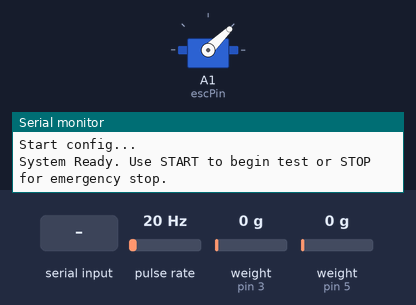
Recording of a sketch running on a simulated Arduino Uno, built with avr-gcc and run on an emulated ATmega328P. On the bench: servo, the last lines printed to the serial monitor. Wiring (inferred from the names in the program): pulse sensor: data pin 2. Inputs (shaded band) come from the test bench; at power-on: pulse rate 20 Hz, weight on the scale (sensors on pin 3, pin 5) 0 g.

Above: at 3.2 s.
3.3 s: "START\n" received over Serial
At 5.85 s:
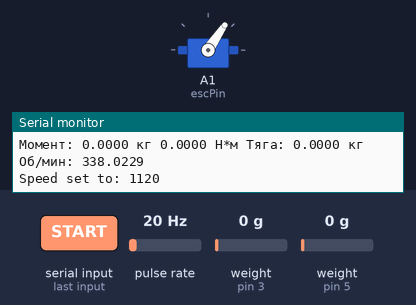
6.3 s: "STOP\n" received over Serial
Timing chart, 0 to 9.6 s (numbered marks = the images above; inputs shaded):
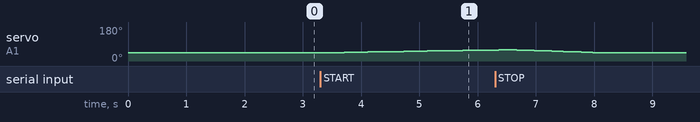

The sketch:

tyaga_test.ino
```cpp
#include <Wire.h>
#include "HX711.h"
#include <Servo.h>
#include <avr/sleep.h>


HX711 scale1;
HX711 scale2;

//const int numReadings = 10;
//float readings1[numReadings];
//float readings2[numReadings];
float Moment = 0;

//int readIndex = 0;
//float total1 = 0;
//float total2 = 0;

#define HALL_PIN_D0 2
#define MAGNET_COUNT 7

volatile int pulseCount = 0;
unsigned long previousMillis = 0;
const long interval = 100; // Интервал для обновления всех данных (0.1 сек)
float rpm = 0;

Servo esc;
int escPin = A1;
int minThrottle = 1000;
int maxThrottle = 1500;
int currentSpeed = minThrottle;

bool testInProgress = false;
bool stopCommand = false;

unsigned long speedUpdateMillis = 0;
bool accelerating = false;
bool holdingMaxSpeed = false;
bool decelerating = false;

void setup() {
  Serial.begin(115200);
  Serial.println("Start config...");

  scale1.begin(3, 4);
  scale1.set_scale(850);
  scale1.tare();
  scale2.begin(5, 6);
  scale2.set_scale(109);
  scale2.tare();

  // for (int thisReading = 0; thisReading < numReadings; thisReading++) {
  //   readings1[thisReading] = 0;
  //   readings2[thisReading] = 0;
  // }

  pinMode(HALL_PIN_D0, INPUT);
  attachInterrupt(digitalPinToInterrupt(HALL_PIN_D0), countPulse, RISING);

  esc.attach(escPin);
  esc.writeMicroseconds(minThrottle);

  Serial.println("System Ready. Use START to begin test or STOP for emergency stop.");
}

void loop() {
  unsigned long currentMillis = millis();

  // Проверка команд через Serial
  if (Serial.available() > 0) {
    String command = Serial.readStringUntil('\n');
    if (command == "START" && !testInProgress) {
      startTest();
    } else if (command == "STOP") {
      stopCommand = true;
    }
  }

  // Если тест в процессе выполнения
  if (testInProgress) {
    // Обновление данных и управление тестом
    if (currentMillis - previousMillis >= interval) {
      previousMillis = currentMillis;

      // Логирование данных
      logSensors();

      // Управление ускорением, поддержанием и торможением
      if (accelerating) {
        if (currentSpeed < maxThrottle) {
          currentSpeed += 10;
          if (currentSpeed > maxThrottle) currentSpeed = maxThrottle;
          setSpeed(currentSpeed);
        } else {
          Serial.println("Start Holding");
          accelerating = false;
          holdingMaxSpeed = true;
          speedUpdateMillis = currentMillis;  // Запускаем таймер удержания скорости
        }
      }

      if (holdingMaxSpeed) {
        if (currentMillis - speedUpdateMillis >= 5000) {
          holdingMaxSpeed = false;
          decelerating = true;
        }
      }

      // Торможение
      if (decelerating) {
        if (currentSpeed > minThrottle) {
          currentSpeed -= 10;
          if (currentSpeed < minThrottle) currentSpeed = minThrottle;
          setSpeed(currentSpeed);
        } else {
          decelerating = false;
          testInProgress = false;  // Тест завершен
          Serial.println("Test complete.");
          Serial.println("\n");
          Serial.println("------------------------------------------------------------------------------------------------------------------------");
          Serial.println("\n");
        }
      }
    }

    // Проверка команды экстренной остановки
    if (stopCommand) {
      emergencyStop();
    }
  }
}

void startTest() {
  Serial.println("Test started.");
  testInProgress = true;
  stopCommand = false;
  currentSpeed = minThrottle;
  accelerating = true;
  decelerating = false;
  holdingMaxSpeed = false;
  speedUpdateMillis = millis();
}

void emergencyStop() {
  Serial.println("Emergency stop activated. Slowing down...");

  // Плавное снижение скорости до 1000 (минимума)
  while (currentSpeed > minThrottle) {
    currentSpeed -= 10;
    if (currentSpeed < minThrottle) currentSpeed = minThrottle;
    setSpeed(currentSpeed);
    delay(100);  // Задержка для плавного снижения скорости
  }

  testInProgress = false;
  stopCommand = false;
  Serial.println("Motor stopped.");
}

void setSpeed(int speed) {
  esc.writeMicroseconds(speed);
  Serial.print("Speed set to: ");
  Serial.println(speed);
}

void logSensors() {
  //total1 = total1 - readings1[readIndex];
  //total2 = total2 - readings2[readIndex];

  //readings1[readIndex] = scale1.get_units() * 0.001;
  //readings2[readIndex] = scale2.get_units() * 0.001;

  //total1 = total1 + readings1[readIndex];
  //total2 = total2 + readings2[readIndex];

  //readIndex = (readIndex + 1) % numReadings;

  //float average1 = (total1 / numReadings);
  //float average2 = (total2 / numReadings);

  //if (average1 < 0.080) average1 = 0;
  //if (average2 < 0.080) average2 = 0;

  //Moment = 2.0566 * average1;
  //if (Moment < 0.0050) Moment = 0;

  float Moment_1 = scale1.get_units() * 0.001;

  float Moment_2 = 2.0566 * Moment_2;
  if (Moment < 0.0050){
    Moment = 0;
  }
  float tyaga = scale2.get_units() *  0.001;
  if (tyaga < 0.080){
    tyaga = 0;
  }


  // Отключаем прерывания на время получения значений
  noInterrupts();
  int pulses = pulseCount;
  pulseCount = 0;
  interrupts();

  // Переводим импульсы в обороты
  float revolutions = pulses / float(MAGNET_COUNT);  // Количество полных оборотов за интервал
  rpm = revolutions * 60 * 0.9859 * (1000 / interval);  // Преобразование в RPM с учетом интервала

  Serial.print("Момент: ");
  //Serial.print(average1, 4);
  Serial.print(Moment_1, 4);
  Serial.print(" кг ");
  //Serial.print(Moment, 4);
  Serial.print(Moment_2, 4);
  Serial.print(" Н*м ");
  Serial.print("Тяга: ");
  //Serial.print(average2, 4);
  Serial.print(tyaga, 4);
  Serial.print(" кг ");
  Serial.print("Об/мин: ");
  Serial.print(rpm, 4);
  Serial.println();
}

void countPulse() {
  pulseCount++;
}
```

Measured:
- after the input at 3.3 s, servo on A1 (escPin): moves from 44° to 58° over 2.7 s, starting after 0.20 s
